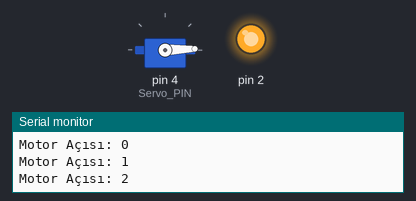
The sketch below on a simulated Arduino Uno, built with avr-gcc and run on an emulated ATmega328P. Parts: servo, output pins drawn as LEDs (lit = HIGH), the last lines printed to the serial monitor.

Above: at 0.05 s.
At 1.85 s:
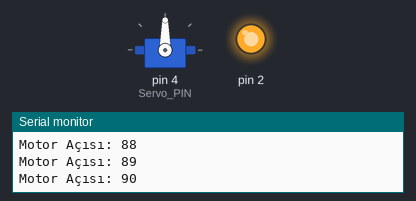
At 3.65 s:
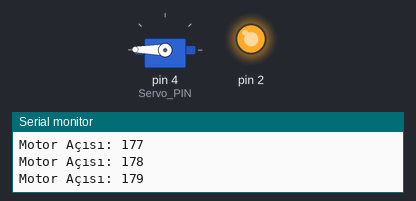
At 7.35 s:
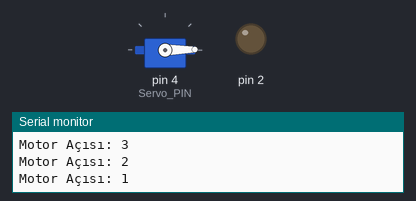
Timing chart, 0 to 9.6 s (numbered marks = the images above):
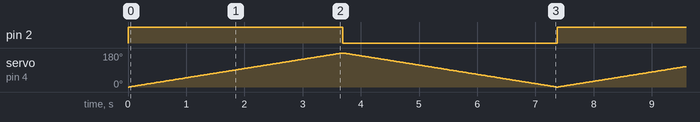

The sketch:

Yardimci_Modulcuk_Servo_Motor.ino
```cpp
/*
                                  ///////////////////////////////////////////////////////
                                  /////////   IoT BOT Test Yazılımları Serisi   /////////
                                  ///////////////////////////////////////////////////////
                                                   YARDIMCI MODÜLCÜK
*/

//---------------------------------------          HADİ KODLAYALIM...       ----------------------------------------------------------------

/*
  NOT:
        1 - Karta yükleme yapmadan önce kart  yöneticisinden işlemciyi "ESP8266 Generic Module" seçiyoruz.
        2 - Kartın üzerindeki "BOOT" tuşuna basılı tutarken "RESET" tuşuna bir kere basıp butonları bırakıyoruz ve cihazımı yükleme moduna alıyoruz.
        3 - BOOT modunda bekleyen kartımızın uygun yükleme portunu seçtikten sonra yükle butonuna basıyoruz.
        4 - Yükleme işlemi bittikten sonra reset tuşuna basarak işlemcimizi yükleme modundan çıkartarak kodumuzun çalışmasını sağlıyoruz.
*/

//---------------------------------------   // İLK TANIMLAMALAR VE KÜTÜPHANE EKLEME   ------------------------------------------------------

#define UYGULAMA "YARDIMCI MODULCUK - Servo Motor Testi"


#include <Servo.h>                                                // Motor Kontrolü İçin Gerekli Olan Kütüphaneyi Çağırıyoruz.

int Servo_PIN = 4;                                                // Motorun Bağlı Olduğu Pini 4. Pin Tanımladık. 4 - 5 - 12 - 13 - 14 Numaralı Pinlerden Herhangi Birine Bağlanabilir.

Servo Servo_Motorum;                                              // Servo Motorumuza Bir İsim Veriyoruz. Biz "Servo_Motorum" Dedik.

//---------------------------------------   // SADECE İLK AÇILIŞTA BİR KERE ÇALIŞACAK KISIM   ---------------------------------------------

void setup()
{
  Serial.begin(115200);                                           // Seri haberleşmeyi "115200" bandında başlattık.

  Serial.println("     IoT BOT    ");                             // Seri ekrana bilgilendirme mesajı gönderdik.
  Serial.println(UYGULAMA);

  Servo_Motorum.attach(Servo_PIN);                                // İsimlendiğimiz Motoru, Tanımladığımız Pine Bağladık.
  pinMode(2, OUTPUT);                                             // İşlemcinin üzerindeki ledi çıkış olarak tanımladık.
}

//---------------------------------------   // SÜREKLİ ÇALIŞACAK DÖNGÜ İÇİNDEKİ KISIM   ---------------------------------------------------

void loop()
{
for (int Motor_ACISI = 0; Motor_ACISI <= 180; Motor_ACISI++)      // Servo Motorumuzu 0 Dereceden 180 Dereceye,
  {                                                               // Birer Açı Şeklinde Hareket Ettiriyoruz.
    digitalWrite(2, HIGH);                                        // Ledi açıyoruz.
    Servo_Motorum.write(Motor_ACISI);                             // Motorumuzun Hareketi Yapması İçin Onay Veriyoruz.
    Serial.print("Motor Açısı: ");                                // Bunu Seri Ekrana Bilgi Mesajı Olarak Gönder Komutu Veriyoruz.
    Serial.println(Motor_ACISI);                                  // Bunu Seri Ekrana Bilgi Mesajı Olarak Gönder Komutu Veriyoruz.
    delay(20);                                                    // Her Açı Hareketinden Sonra, Herhangi Bir Sıkışma Olmaması İçin Minik Bir Bekleme Süresi Koyuyoruz.
  }

  for (int Motor_ACISI = 180; Motor_ACISI >= 0; Motor_ACISI--)    // Servo Motorumuzu 180 Dereceden 0 Dereceye,
  {                                                               // Birer Açı Şeklinde Hareket Ettiriyoruz.
    digitalWrite(2, LOW);                                         // Ledi kapatıyoruz.
    Servo_Motorum.write(Motor_ACISI);                             // Motorumuzun Hareketi Yapması İçin Onay Veriyoruz.
    Serial.print("Motor Açısı: ");                                // Bunu Seri Ekrana Bilgi Mesajı Olarak Gönder Komutu Veriyoruz.
    Serial.println(Motor_ACISI);                                  // Bunu Seri Ekrana Bilgi Mesajı Olarak Gönder Komutu Veriyoruz.
    delay(20);                                                    // Her Açı Hareketinden Sonra, Herhangi Bir Sıkışma Olmaması İçin Minik Bir Bekleme Süresi Koyuyoruz.
  }
}
```

Measured:
- by itself, pin 2: alternates HIGH for 3.7 s and LOW for 3.7 s
